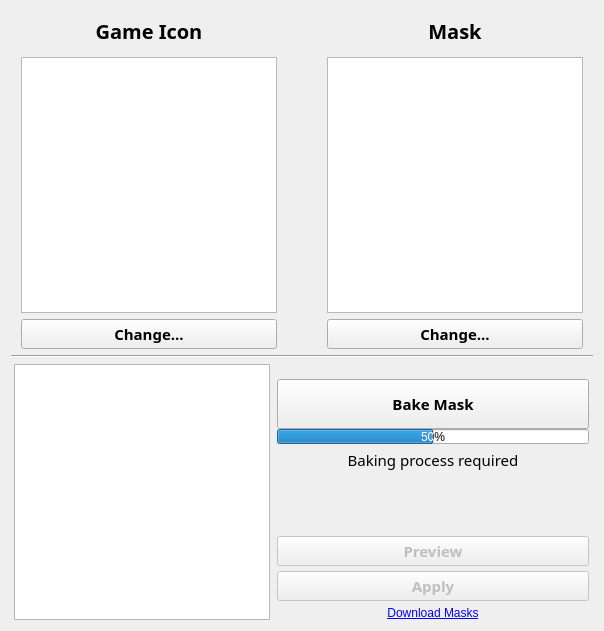
<?xml version="1.0" encoding="UTF-8"?>
<ui version="4.0">
 <author>@Officialahmed0</author>
 <class>mask_maker</class>
 <widget class="QWidget" name="mask_maker">
  <property name="geometry">
   <rect>
    <x>0</x>
    <y>0</y>
    <width>604</width>
    <height>630</height>
   </rect>
  </property>
  <property name="sizePolicy">
   <sizepolicy hsizetype="Maximum" vsizetype="Maximum">
    <horstretch>0</horstretch>
    <verstretch>0</verstretch>
   </sizepolicy>
  </property>
  <property name="maximumSize">
   <size>
    <width>604</width>
    <height>630</height>
   </size>
  </property>
  <property name="windowTitle">
   <string>Form</string>
  </property>
  <layout class="QGridLayout" name="gridLayout_2">
   <item row="0" column="0">
    <layout class="QGridLayout" name="gridLayout">
     <item row="2" column="0">
      <layout class="QHBoxLayout" name="horizontalLayout_2">
       <property name="leftMargin">
        <number>3</number>
       </property>
       <property name="rightMargin">
        <number>3</number>
       </property>
       <item>
        <widget class="QGraphicsView" name="bake_view">
         <property name="sizePolicy">
          <sizepolicy hsizetype="Maximum" vsizetype="Maximum">
           <horstretch>0</horstretch>
           <verstretch>0</verstretch>
          </sizepolicy>
         </property>
         <property name="minimumSize">
          <size>
           <width>256</width>
           <height>256</height>
          </size>
         </property>
         <property name="maximumSize">
          <size>
           <width>256</width>
           <height>256</height>
          </size>
         </property>
         <property name="styleSheet">
          <string notr="true">border-image: url(:/newPrefix/Pictures/Wallpapers/nload-at-WallpaperBro.png);</string>
         </property>
         <property name="verticalScrollBarPolicy">
          <enum>Qt::ScrollBarAlwaysOff</enum>
         </property>
         <property name="horizontalScrollBarPolicy">
          <enum>Qt::ScrollBarAlwaysOff</enum>
         </property>
        </widget>
       </item>
       <item>
        <layout class="QVBoxLayout" name="verticalLayout_3">
         <property name="spacing">
          <number>5</number>
         </property>
         <property name="leftMargin">
          <number>1</number>
         </property>
         <property name="topMargin">
          <number>10</number>
         </property>
         <property name="rightMargin">
          <number>1</number>
         </property>
         <item>
          <widget class="QPushButton" name="bake_btn">
           <property name="sizePolicy">
            <sizepolicy hsizetype="Minimum" vsizetype="Maximum">
             <horstretch>0</horstretch>
             <verstretch>0</verstretch>
            </sizepolicy>
           </property>
           <property name="minimumSize">
            <size>
             <width>0</width>
             <height>50</height>
            </size>
           </property>
           <property name="maximumSize">
            <size>
             <width>16777215</width>
             <height>40</height>
            </size>
           </property>
           <property name="font">
            <font>
             <family>Perpetua</family>
             <pointsize>11</pointsize>
             <weight>75</weight>
             <bold>true</bold>
            </font>
           </property>
           <property name="cursor">
            <cursorShape>PointingHandCursor</cursorShape>
           </property>
           <property name="text">
            <string>Bake Mask</string>
           </property>
          </widget>
         </item>
         <item>
          <widget class="QProgressBar" name="bake_progress">
           <property name="sizePolicy">
            <sizepolicy hsizetype="Expanding" vsizetype="Maximum">
             <horstretch>0</horstretch>
             <verstretch>0</verstretch>
            </sizepolicy>
           </property>
           <property name="maximumSize">
            <size>
             <width>16777215</width>
             <height>15</height>
            </size>
           </property>
           <property name="styleSheet">
            <string notr="true">QProgressBar {border-radius: 10px; color:rgb(255, 255, 255);}
QProgressBar::chunk {background: QLinearGradient( x1:0.358, y1:0.602182, x2:0.960318, y2:0.648, stop:0 rgb(124, 57, 191), stop:0.903409 rgb(242, 80, 231)); border-radius: 10px;};</string>
           </property>
           <property name="value">
            <number>50</number>
           </property>
           <property name="alignment">
            <set>Qt::AlignCenter</set>
           </property>
           <property name="textVisible">
            <bool>true</bool>
           </property>
           <property name="orientation">
            <enum>Qt::Horizontal</enum>
           </property>
          </widget>
         </item>
         <item>
          <widget class="QLabel" name="bake_state">
           <property name="enabled">
            <bool>true</bool>
           </property>
           <property name="font">
            <font>
             <family>Perpetua</family>
             <pointsize>11</pointsize>
             <weight>50</weight>
             <bold>false</bold>
            </font>
           </property>
           <property name="text">
            <string>Baking process required</string>
           </property>
           <property name="alignment">
            <set>Qt::AlignCenter</set>
           </property>
          </widget>
         </item>
         <item>
          <spacer name="verticalSpacer">
           <property name="orientation">
            <enum>Qt::Vertical</enum>
           </property>
           <property name="sizeHint" stdset="0">
            <size>
             <width>20</width>
             <height>30</height>
            </size>
           </property>
          </spacer>
         </item>
         <item>
          <widget class="QPushButton" name="back_preview_btn">
           <property name="enabled">
            <bool>false</bool>
           </property>
           <property name="font">
            <font>
             <family>Perpetua</family>
             <pointsize>11</pointsize>
             <weight>75</weight>
             <bold>true</bold>
            </font>
           </property>
           <property name="cursor">
            <cursorShape>PointingHandCursor</cursorShape>
           </property>
           <property name="text">
            <string>Preview</string>
           </property>
          </widget>
         </item>
         <item>
          <widget class="QPushButton" name="bake_apply_btn">
           <property name="enabled">
            <bool>false</bool>
           </property>
           <property name="font">
            <font>
             <family>Perpetua</family>
             <pointsize>11</pointsize>
             <weight>75</weight>
             <bold>true</bold>
            </font>
           </property>
           <property name="cursor">
            <cursorShape>PointingHandCursor</cursorShape>
           </property>
           <property name="text">
            <string>Apply</string>
           </property>
          </widget>
         </item>
         <item>
          <widget class="QLabel" name="download_mask_link">
           <property name="sizePolicy">
            <sizepolicy hsizetype="Preferred" vsizetype="Maximum">
             <horstretch>0</horstretch>
             <verstretch>0</verstretch>
            </sizepolicy>
           </property>
           <property name="text">
            <string>&lt;html&gt;&lt;head/&gt;&lt;body&gt;&lt;p align=&quot;center&quot;&gt;&lt;a href=&quot;https://all-exhost.github.io/Masks.html&quot;&gt;&lt;span style=&quot; text-decoration: underline; color:#0000ff;&quot;&gt;Download Masks&lt;/span&gt;&lt;/a&gt;&lt;/p&gt;&lt;/body&gt;&lt;/html&gt;</string>
           </property>
          </widget>
         </item>
        </layout>
       </item>
      </layout>
     </item>
     <item row="0" column="0">
      <layout class="QVBoxLayout" name="verticalLayout">
       <item>
        <layout class="QFormLayout" name="formLayout_2">
         <property name="fieldGrowthPolicy">
          <enum>QFormLayout::AllNonFixedFieldsGrow</enum>
         </property>
         <property name="horizontalSpacing">
          <number>50</number>
         </property>
         <property name="leftMargin">
          <number>10</number>
         </property>
         <property name="rightMargin">
          <number>10</number>
         </property>
         <item row="0" column="0">
          <widget class="QLabel" name="game_icon_label">
           <property name="sizePolicy">
            <sizepolicy hsizetype="Maximum" vsizetype="Preferred">
             <horstretch>0</horstretch>
             <verstretch>0</verstretch>
            </sizepolicy>
           </property>
           <property name="minimumSize">
            <size>
             <width>256</width>
             <height>40</height>
            </size>
           </property>
           <property name="maximumSize">
            <size>
             <width>256</width>
             <height>40</height>
            </size>
           </property>
           <property name="font">
            <font>
             <family>Perpetua Titling MT</family>
             <pointsize>15</pointsize>
             <weight>75</weight>
             <bold>true</bold>
            </font>
           </property>
           <property name="text">
            <string>Game Icon</string>
           </property>
           <property name="alignment">
            <set>Qt::AlignCenter</set>
           </property>
          </widget>
         </item>
         <item row="1" column="0">
          <widget class="QGraphicsView" name="game_icon_view">
           <property name="sizePolicy">
            <sizepolicy hsizetype="Maximum" vsizetype="Maximum">
             <horstretch>0</horstretch>
             <verstretch>0</verstretch>
            </sizepolicy>
           </property>
           <property name="minimumSize">
            <size>
             <width>256</width>
             <height>256</height>
            </size>
           </property>
           <property name="maximumSize">
            <size>
             <width>256</width>
             <height>256</height>
            </size>
           </property>
           <property name="styleSheet">
            <string notr="true">border-image: url(:/newPrefix/Pictures/Wallpapers/nload-at-WallpaperBro.png);</string>
           </property>
           <property name="verticalScrollBarPolicy">
            <enum>Qt::ScrollBarAlwaysOff</enum>
           </property>
           <property name="horizontalScrollBarPolicy">
            <enum>Qt::ScrollBarAlwaysOff</enum>
           </property>
          </widget>
         </item>
         <item row="1" column="1">
          <widget class="QGraphicsView" name="mask_view">
           <property name="sizePolicy">
            <sizepolicy hsizetype="Maximum" vsizetype="Maximum">
             <horstretch>0</horstretch>
             <verstretch>0</verstretch>
            </sizepolicy>
           </property>
           <property name="maximumSize">
            <size>
             <width>256</width>
             <height>256</height>
            </size>
           </property>
           <property name="styleSheet">
            <string notr="true">border-image: url(:/newPrefix/All-exHost.github.io/images/masks/mask/PS4 COVER.png);</string>
           </property>
          </widget>
         </item>
         <item row="2" column="0">
          <widget class="QPushButton" name="game_icon_btn">
           <property name="sizePolicy">
            <sizepolicy hsizetype="Maximum" vsizetype="Maximum">
             <horstretch>0</horstretch>
             <verstretch>0</verstretch>
            </sizepolicy>
           </property>
           <property name="minimumSize">
            <size>
             <width>256</width>
             <height>0</height>
            </size>
           </property>
           <property name="maximumSize">
            <size>
             <width>256</width>
             <height>40</height>
            </size>
           </property>
           <property name="font">
            <font>
             <family>Perpetua</family>
             <pointsize>11</pointsize>
             <weight>75</weight>
             <bold>true</bold>
            </font>
           </property>
           <property name="cursor">
            <cursorShape>PointingHandCursor</cursorShape>
           </property>
           <property name="text">
            <string>Change...</string>
           </property>
          </widget>
         </item>
         <item row="0" column="1">
          <widget class="QLabel" name="mask_label">
           <property name="sizePolicy">
            <sizepolicy hsizetype="Maximum" vsizetype="Preferred">
             <horstretch>0</horstretch>
             <verstretch>0</verstretch>
            </sizepolicy>
           </property>
           <property name="minimumSize">
            <size>
             <width>256</width>
             <height>40</height>
            </size>
           </property>
           <property name="maximumSize">
            <size>
             <width>256</width>
             <height>40</height>
            </size>
           </property>
           <property name="font">
            <font>
             <family>Perpetua Titling MT</family>
             <pointsize>15</pointsize>
             <weight>75</weight>
             <bold>true</bold>
            </font>
           </property>
           <property name="text">
            <string>Mask</string>
           </property>
           <property name="alignment">
            <set>Qt::AlignCenter</set>
           </property>
          </widget>
         </item>
         <item row="2" column="1">
          <widget class="QPushButton" name="mask_btn">
           <property name="sizePolicy">
            <sizepolicy hsizetype="Maximum" vsizetype="Maximum">
             <horstretch>0</horstretch>
             <verstretch>0</verstretch>
            </sizepolicy>
           </property>
           <property name="minimumSize">
            <size>
             <width>256</width>
             <height>0</height>
            </size>
           </property>
           <property name="maximumSize">
            <size>
             <width>256</width>
             <height>30</height>
            </size>
           </property>
           <property name="font">
            <font>
             <family>Perpetua</family>
             <pointsize>11</pointsize>
             <weight>75</weight>
             <bold>true</bold>
            </font>
           </property>
           <property name="cursor">
            <cursorShape>PointingHandCursor</cursorShape>
           </property>
           <property name="text">
            <string>Change...</string>
           </property>
          </widget>
         </item>
        </layout>
       </item>
      </layout>
     </item>
     <item row="1" column="0">
      <widget class="Line" name="line">
       <property name="orientation">
        <enum>Qt::Horizontal</enum>
       </property>
      </widget>
     </item>
    </layout>
   </item>
  </layout>
 </widget>
 <tabstops>
  <tabstop>game_icon_btn</tabstop>
  <tabstop>game_icon_view</tabstop>
  <tabstop>mask_view</tabstop>
 </tabstops>
 <resources>
  <include location="test.qrc"/>
 </resources>
 <connections/>
</ui>
